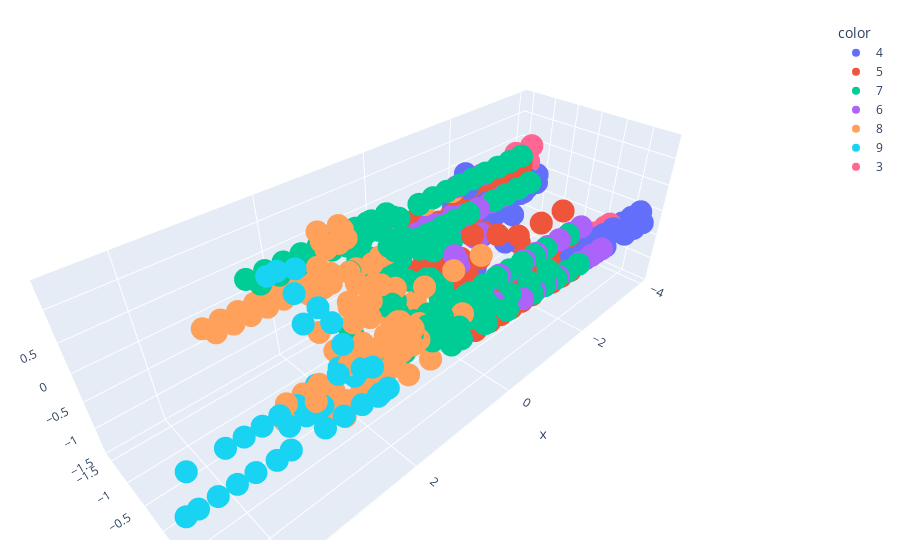

Notebook cell for this chart:
### Markdown cell above
Visualisation of the Principal Components in 3 Dimensions taking 3 PC's

### Code cell
Y_train_pca = Y_train.astype(str)
fig = px.scatter_3d(x=X_train_pca[:,0], y=X_train_pca[:,1], z=X_train_pca[:,2],
                    color=Y_train_pca)
fig.update_layout(
    margin=dict(l=20, r=20, t=20, b=20)
)
fig.show()
